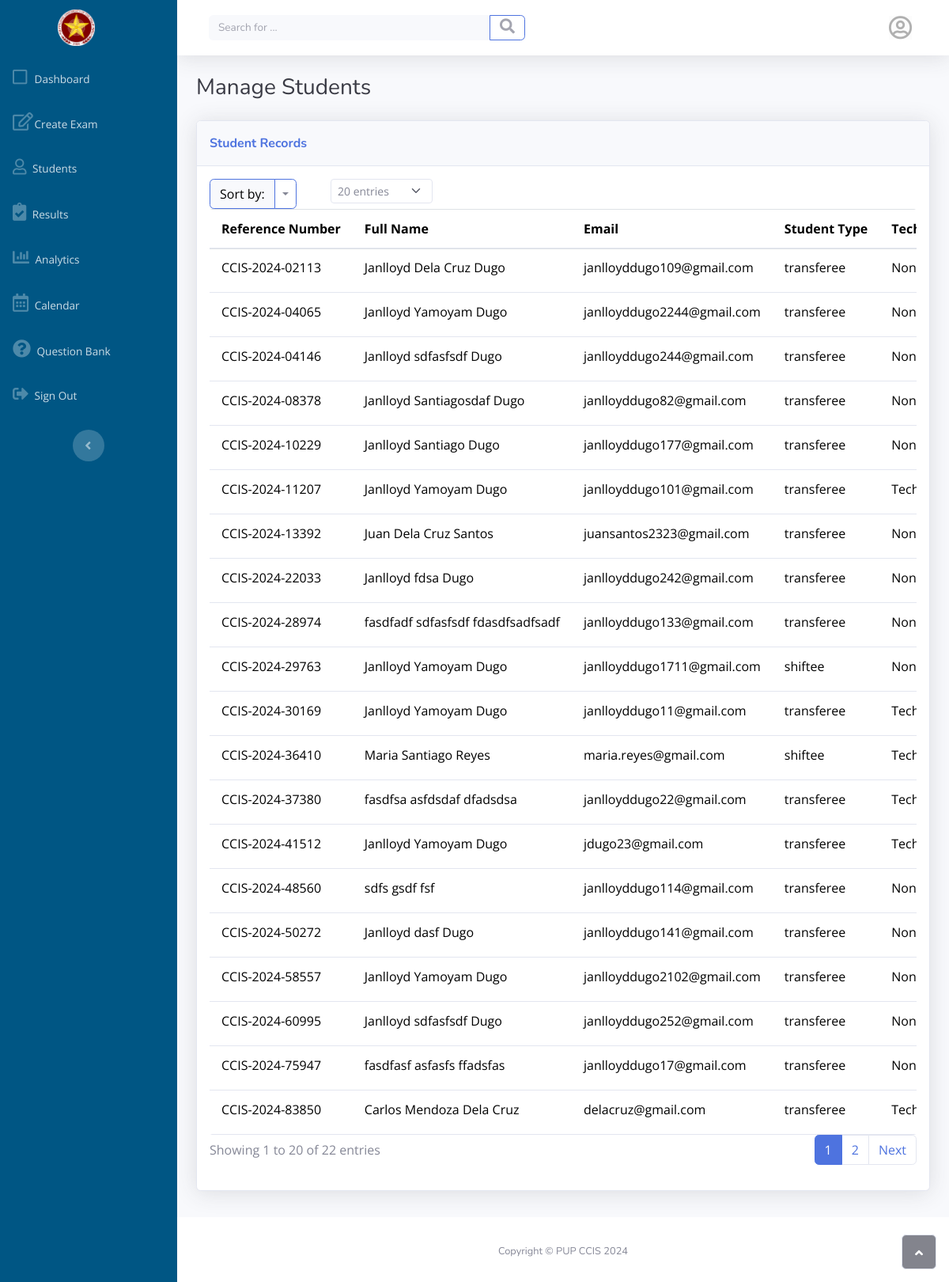
The page /admin/students.php on the database its author committed.
### tables this page shows
CREATE TABLE `students` (
  `student_id` int NOT NULL,
  `last_name` varchar(255) NOT NULL,
  `first_name` varchar(255) NOT NULL,
  `middle_name` varchar(255) DEFAULT NULL,
  `gender` varchar(20) DEFAULT NULL,
  `dob` date DEFAULT NULL,
  `email` varchar(255) DEFAULT NULL,
  `contact_number` varchar(20) DEFAULT NULL,
  `street` varchar(255) DEFAULT NULL,
  `student_type` varchar(100) DEFAULT NULL,
  `previous_school` varchar(255) DEFAULT NULL,
  `year_level` varchar(50) DEFAULT NULL,
  `previous_program` varchar(255) DEFAULT NULL,
  `desired_program` varchar(255) DEFAULT NULL,
  `tor` varchar(255) DEFAULT NULL,
  `school_id` varchar(255) DEFAULT NULL,
  `reference_id` varchar(255) DEFAULT NULL,
  `is_tech` tinyint(1) DEFAULT NULL,
  `registration_date` timestamp NULL DEFAULT CURRENT_TIMESTAMP
);

### admin/students.php (the view, shortened to what this page needs)
<?php
require_once('../config/config.php');
$entries_per_page = isset($_GET['entries']) ? (int)$_GET['entries'] : 20;
$current_page = isset($_GET['page']) ? (int)$_GET['page'] : 1;
$offset = ($current_page - 1) * $entries_per_page;
$sort = isset($_GET['sort']) ? $_GET['sort'] : 'reference_id';
$allowed_sorts = [
    'reference_id' => 'reference_id',
    'full_name' => 'full_name',
    'student_type' => 'student_type',
    'is_tech' => 'is_tech',
    'registration_year' => 'YEAR(registration_date)'
];
$sort_column = isset($allowed_sorts[$sort]) ? $allowed_sorts[$sort] : $allowed_sorts['reference_id'];
$sort_direction = isset($_GET['direction']) && strtoupper($_GET['direction']) === 'DESC' ? 'DESC' : 'ASC';
$count_query = "SELECT COUNT(*) as total FROM students";
$count_result = $conn->query($count_query);
$total_records = $count_result->fetch_assoc()['total'];
$total_pages = ceil($total_records / $entries_per_page);
$query = "SELECT
    reference_id,
    CONCAT(first_name, ' ', COALESCE(middle_name, ''), ' ', last_name) as full_name,
    email,
    student_type,
    is_tech,
    YEAR(registration_date) as registration_year
FROM students
ORDER BY " . $sort_column . " " . $sort_direction . "
LIMIT ? OFFSET ?";
$stmt = $conn->prepare($query);
$stmt->bind_param("ii", $entries_per_page, $offset);
$stmt->execute();
$result = $stmt->get_result();
?>
<!DOCTYPE html>
<html lang="en" data-bs-theme="light">
<head>
    <link rel="stylesheet" href="assets/bootstrap/css/bootstrap.min.css">
    <link rel="stylesheet" href="assets/fonts/fontawesome-all.min.css">
    <link rel="stylesheet" href="assets/css/styles.min.css">
</head>
<body id="page-top">
    <div id="wrapper">
        <?php include 'sidebar.php'; ?>
        <div id="content-wrapper" class="d-flex flex-column">
            <div id="content">
                <?php include 'topbar.php'; ?>
                <div class="container-fluid">
                    <h3 class="text-dark mb-4">Manage Students</h3>
                    <div class="card shadow">
                        <div class="card-header py-3">
                            <p class="text-primary m-0 fw-bold">Student Records</p>
                        </div>
                        <div class="card-body" style="font-family: 'Open Sans', sans-serif;">
                            <div class="row">
                                <div class="col-md-6 col-xl-2 text-nowrap">
                                    <div class="btn-group">
                                        <button class="btn btn-primary" type="button" style="background: var(--bs-card-cap-bg); color: var(--bs-emphasis-color);">Sort by:</button>
                                        <button class="btn btn-primary dropdown-toggle dropdown-toggle-split" data-bs-toggle="dropdown" aria-expanded="false" type="button" style="color: var(--bs-body-color); background: var(--bs-btn-hover-color);"></button>
                                    </div>
                                </div>
                                <div class="col-md-2">
                                    <select class="form-select form-select-sm" id="entriesPerPage" onchange="changeEntries(this.value)">
                                        <option value="20" <?php echo $entries_per_page == 20 ? 'selected' : ''; ?>>20 entries</option>
                                    </select>
                                </div>
                            </div>
                            <div class="table-container">
                                <div class="table-responsive">
                                    <table class="table table-fixed my-0">
                                        <thead>
                                            <tr>
                                                <th>Reference Number</th>
                                                <th>Full Name</th>
                                                <th>Email</th>
                                                <th>Student Type</th>
                                                <th>Tech/Non-Tech</th>
                                            </tr>
                                        </thead>
                                        <tbody>
                                            <?php
                                            if ($result->num_rows > 0) {
                                                while ($row = $result->fetch_assoc()) {
                                                    echo "<tr>";
                                                    echo "<td>" . htmlspecialchars($row['reference_id']) . "</td>";
                                                    echo "<td>" . htmlspecialchars($row['full_name']) . "</td>";
                                                    echo "<td>" . htmlspecialchars($row['email']) . "</td>";
                                                    echo "<td>" . htmlspecialchars($row['student_type']) . "</td>";
                                                    echo "<td>" . ($row['is_tech'] ? 'Tech' : 'Non-Tech') . "</td>";
                                                    echo "</tr>";
                                                }
                                            } else {
                                                echo "<tr><td colspan='7' class='text-center'>No students found</td></tr>";
                                            }
                                            ?>
                                        </tbody>
                                    </table>
                                </div>
                            </div>
                            <div class="row">
                                <div class="col-md-6 align-self-center">
                                    <p id="dataTable_info" class="dataTables_info" role="status" aria-live="polite">
                                        Showing <?php echo ($offset + 1); ?> to <?php echo min($offset + $entries_per_page, $total_records); ?> of <?php echo $total_records; ?> entries
                                    </p>
                                </div>
                                <div class="col-md-6">
                                    <nav aria-label="Page navigation">
                                        <ul class="pagination justify-content-end">
                                            <?php for ($i = max(1, $current_page - 2); $i <= min($total_pages, $current_page + 2); $i++): ?>
                                                <li class="page-item <?php echo $i === $current_page ? 'active' : ''; ?>">
                                                    <a class="page-link" href="?page=<?php echo $i; ?>&sort=<?php echo $sort; ?>&direction=<?php echo $sort_direction; ?>&entries=<?php echo $entries_per_page; ?>"><?php echo $i; ?></a>
                                                </li>
                                            <?php endfor; ?>
                                            <?php if ($current_page < $total_pages): ?>
                                                <li class="page-item">
                                                    <a class="page-link" href="?page=<?php echo ($current_page + 1); ?>&sort=<?php echo $sort; ?>&direction=<?php echo $sort_direction; ?>&entries=<?php echo $entries_per_page; ?>">Next</a>
                                                </li>
                                            <?php endif; ?>
                                        </ul>
                                    </nav>
                                </div>
                            </div>
                        </div>
                    </div>
                </div>
            </div>
            <?php include 'footer.php'; ?>
        </div>
        <a class="border rounded d-inline scroll-to-top" href="#page-top">
            <i class="fas fa-angle-up"></i>
        </a>
    </div>
</body>
</html>

### admin/students.php (style rules this page uses)
.table-container { max-height: calc(100vh - 450px); overflow-y: auto; border-radius: 4px; }
.table-fixed { position: relative; }
.table-fixed thead { position: sticky; top: 0; background-color: #fff; z-index: 1; border-top: 1px solid #dee2e6; }
.table-fixed thead::after { content: ''; position: absolute; left: 0; right: 0; bottom: -1px; height: 1px; background-color: #dee2e6; }
.table-fixed th, .table-fixed td { white-space: nowrap; padding: 12px 15px; }
.table-fixed th:nth-child(1), .table-fixed td:nth-child(1) { width: 15%; }
.table-fixed th:nth-child(2), .table-fixed td:nth-child(2) { width: 20%; }
.table-fixed th:nth-child(3), .table-fixed td:nth-child(3) { width: 20%; }
.table-fixed th:nth-child(4), .table-fixed td:nth-child(4) { width: 10%; }
.table-fixed th:nth-child(5), .table-fixed td:nth-child(5) { width: 10%; }

### rows shown on the page
students: reference "CCIS-2024-02113", full_name "Janlloyd Dela Cruz Dugo", email "janlloyddugo109@gmail.com", student_type "transferee", is_tech "Non-Tech"
students: reference "CCIS-2024-04065", full_name "Janlloyd Yamoyam Dugo", email "janlloyddugo2244@gmail.com", student_type "transferee", is_tech "Non-Tech"
students: reference "CCIS-2024-04146", full_name "Janlloyd sdfasfsdf Dugo", email "janlloyddugo244@gmail.com", student_type "transferee", is_tech "Non-Tech"
students: reference "CCIS-2024-08378", full_name "Janlloyd Santiagosdaf Dugo", email "janlloyddugo82@gmail.com", student_type "transferee", is_tech "Non-Tech"
students: reference "CCIS-2024-10229", full_name "Janlloyd Santiago Dugo", email "janlloyddugo177@gmail.com", student_type "transferee", is_tech "Non-Tech"
students: reference "CCIS-2024-11207", full_name "Janlloyd Yamoyam Dugo", email "janlloyddugo101@gmail.com", student_type "transferee", is_tech "Tech"
students: reference "CCIS-2024-13392", full_name "Juan Dela Cruz Santos", email "juansantos2323@gmail.com", student_type "transferee", is_tech "Non-Tech"
students: reference "CCIS-2024-22033", full_name "Janlloyd fdsa Dugo", email "janlloyddugo242@gmail.com", student_type "transferee", is_tech "Non-Tech"
students: reference "CCIS-2024-28974", full_name "fasdfadf sdfasfsdf fdasdfsadfsadf", email "janlloyddugo133@gmail.com", student_type "transferee", is_tech "Non-Tech"
students: reference "CCIS-2024-29763", full_name "Janlloyd Yamoyam Dugo", email "janlloyddugo1711@gmail.com", student_type "shiftee", is_tech "Non-Tech"
students: reference "CCIS-2024-30169", full_name "Janlloyd Yamoyam Dugo", email "janlloyddugo11@gmail.com", student_type "transferee", is_tech "Tech"
students: reference "CCIS-2024-36410", full_name "Maria Santiago Reyes", email "maria.reyes@gmail.com", student_type "shiftee", is_tech "Tech"
students: reference "CCIS-2024-37380", full_name "fasdfsa asfdsdaf dfadsdsa", email "janlloyddugo22@gmail.com", student_type "transferee", is_tech "Tech"
students: reference "CCIS-2024-41512", full_name "Janlloyd Yamoyam Dugo", email "jdugo23@gmail.com", student_type "transferee", is_tech "Tech"
students: reference "CCIS-2024-48560", full_name "sdfs gsdf fsf", email "janlloyddugo114@gmail.com", student_type "transferee", is_tech "Non-Tech"
students: reference "CCIS-2024-50272", full_name "Janlloyd dasf Dugo", email "janlloyddugo141@gmail.com", student_type "transferee", is_tech "Non-Tech"
students: reference "CCIS-2024-58557", full_name "Janlloyd Yamoyam Dugo", email "janlloyddugo2102@gmail.com", student_type "transferee", is_tech "Non-Tech"
students: reference "CCIS-2024-60995", full_name "Janlloyd sdfasfsdf Dugo", email "janlloyddugo252@gmail.com", student_type "transferee", is_tech "Non-Tech"
students: reference "CCIS-2024-75947", full_name "fasdfasf asfasfs ffadsfas", email "janlloyddugo17@gmail.com", student_type "transferee", is_tech "Non-Tech"
students: reference "CCIS-2024-83850", full_name "Carlos Mendoza Dela Cruz", email "delacruz@gmail.com", student_type "transferee", is_tech "Tech"

### other values the page prints
$offset + 1 "1"
min($offset + $entries_per_page, $total_records) "20"
$total_records "22"
